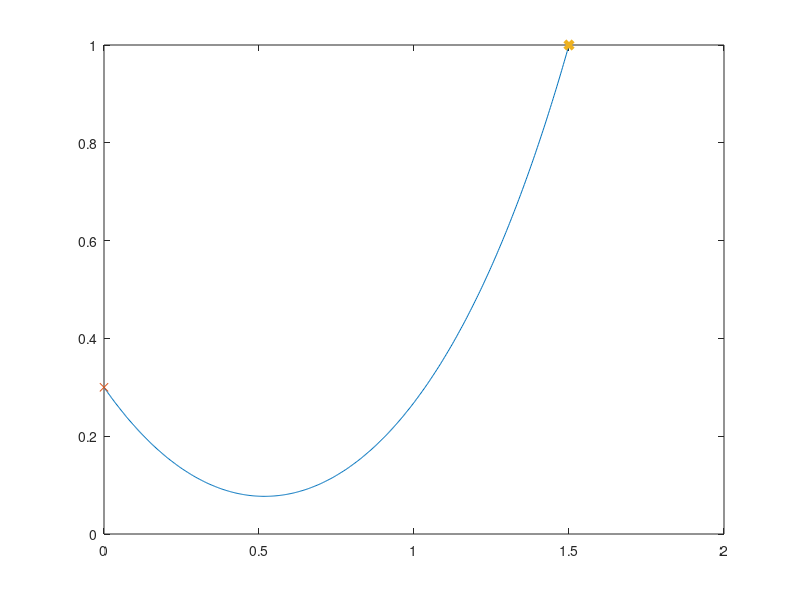

This figure's MATLAB source:
close all;
clear;

% Inicializa??es
xf=1.5;
aux1=abs(xf);
if(aux1<0.001)
    xf=0.001;
end
x=linspace(0,xf,501);
c_i=7;
x0=0.5;
const=0;
offset=0.001;

% Equa??o da caten?ria
y=c_i*cosh((x-x0)/c_i)+const;

% Equa??o do comprimento do fio
% s=c_i*sinh((x-x0)/c_i);
% % s_tot=s(501)-s(1);
% % Inicializa??es
% deltaX=(x(501)-x(1))/2;
% x_av=(x(501)+x(1))/2;
% deltaY=y(501)-y(1);

%%%%%%%%%%%%
s_tot=2;
deltaX=abs(xf/2);
yf=1;
yi=0.3;
deltaY=yf-yi;
x_av=xf/2;
if(deltaY==0)
    deltaY=deltaY+offset;
end
%%%%%%%%%%%%%
alfa=sinh(atanh(deltaY/s_tot));

% Aproxima??o de Taylor/Maclaurin ordem 3
c_f=sqrt((2*alfa*deltaX^3)/(factorial(3)*(deltaY-2*alfa*deltaX)));
c_f_est=c_f;

% Aproxima??o de Taylor/Maclaurin ordem 5
a=deltaY/(2*alfa)-deltaX;
b=-deltaX^3/factorial(3);
c=-deltaX^5/factorial(5);

x1=(-b+sqrt(b^2-4*a*c))/(2*a);
x2=(-b-sqrt(b^2-4*a*c))/(2*a);
c1=sqrt(x1); 
c2=-sqrt(x1);
c3=sqrt(x2);
c4=-sqrt(x2);

c_f=c1;
% M?todo de Newton-Raphson para calcular o 'c'
f=inf;
i=0;
tic
A=atanh(deltaY/s_tot);
while(abs(f)>0.000000000000001)
    f=deltaY-2*c_f*sinh(atanh(deltaY/s_tot))*sinh(deltaX/c_f);
    df=2*sinh(A)*(deltaX/c_f*cosh(deltaX/c_f)-sinh(deltaX/c_f));
%     df=-2*sinh(A)*exp(deltaX/c_f);
    c_f=c_f-f/df;
    i=i+1;
end
toc
x0_f=x_av-c_f*atanh(deltaY/s_tot);
% Plots dos gr?ficos
yy=c_f.*cosh((x-x0_f)./c_f);
aux=c_f*cosh((xf-x0_f)/c_f);
const_f=((yf-aux)+(yi-yy(1)))/2;
yy=c_f*cosh((x-x0_f)/c_f)+const_f;
plot(x, yy, 0, yi, 'x', xf, yf, 'x', 'Linewidth', 3);
s2=c_f*sinh((xf-x0_f)/c_f);
if(aux1<0.001)
    xlim([-0.5,0.5]);
end






% c_f=linspace(1,5,102);
% f=deltaY-2*c_f.*sinh(atanh(deltaY/s_tot)).*sinh(deltaX./c_f);
% f2=deltaY-2*c_f.*sinh(atan(deltaY/s_tot)).*sinh(deltaX./c_f);
% 
% df=-2*sinh(-atan(deltaY/s_tot)).*exp(deltaX./c_f);

% plot(c_f, f, c_f, f2);
% legend('tanh', 'tan');
% plot(x,y,x,s);
% legend('Normal', 'Comprimento');